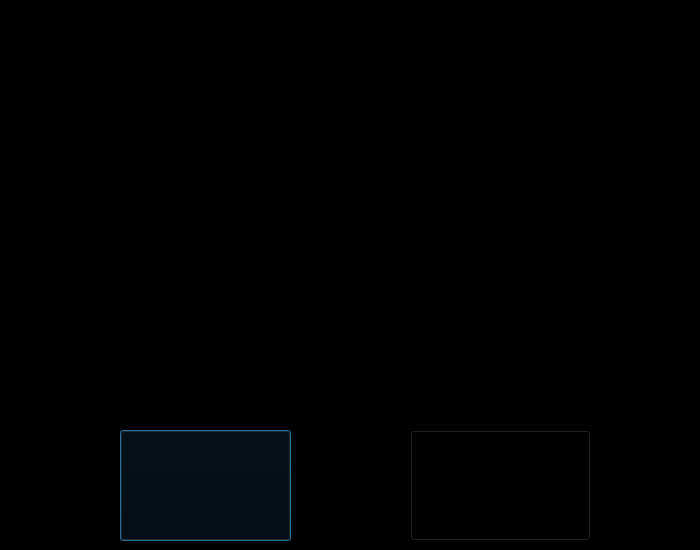
<?xml version="1.0" encoding="UTF-8"?>
<ui version="4.0">
 <class>Dialog</class>
 <widget class="QDialog" name="Dialog">
  <property name="geometry">
   <rect>
    <x>0</x>
    <y>0</y>
    <width>700</width>
    <height>550</height>
   </rect>
  </property>
  <property name="windowTitle">
   <string>Dialog</string>
  </property>
  <property name="styleSheet">
   <string notr="true">background-color: rgb(0, 0, 0);</string>
  </property>
  <widget class="QLabel" name="uzumakilogo">
   <property name="geometry">
    <rect>
     <x>170</x>
     <y>60</y>
     <width>341</width>
     <height>341</height>
    </rect>
   </property>
   <property name="text">
    <string/>
   </property>
   <property name="pixmap">
    <pixmap>../../LOGO/uzumkai logo.gif</pixmap>
   </property>
   <property name="scaledContents">
    <bool>true</bool>
   </property>
  </widget>
  <widget class="QPushButton" name="loginbutton">
   <property name="geometry">
    <rect>
     <x>120</x>
     <y>430</y>
     <width>171</width>
     <height>111</height>
    </rect>
   </property>
   <property name="cursor">
    <cursorShape>PointingHandCursor</cursorShape>
   </property>
   <property name="styleSheet">
    <string notr="true">border-image: url(:/UI/GUI KEYS/login.png);
background-color: transparent;</string>
   </property>
   <property name="text">
    <string/>
   </property>
  </widget>
  <widget class="QPushButton" name="exitbutton">
   <property name="geometry">
    <rect>
     <x>410</x>
     <y>430</y>
     <width>181</width>
     <height>111</height>
    </rect>
   </property>
   <property name="cursor">
    <cursorShape>PointingHandCursor</cursorShape>
   </property>
   <property name="styleSheet">
    <string notr="true">border-image: url(:/UI/GUI KEYS/exit.png);
background-color: transparent;</string>
   </property>
   <property name="text">
    <string/>
   </property>
  </widget>
 </widget>
 <resources/>
 <connections/>
</ui>
